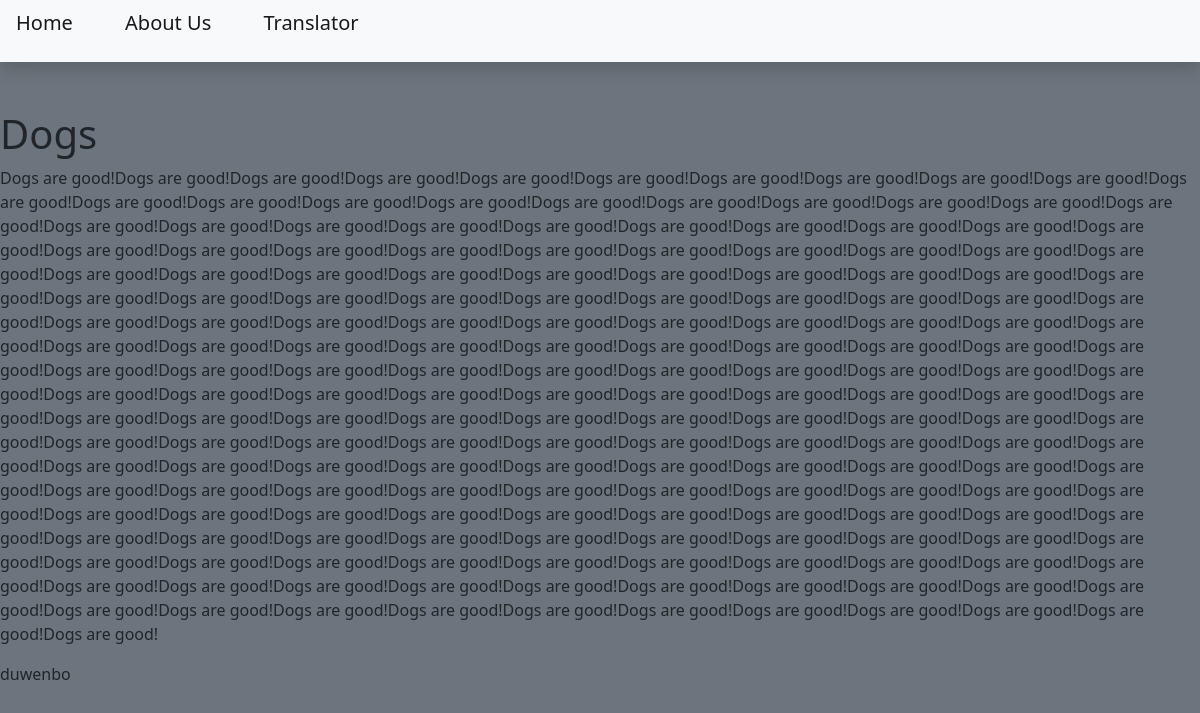
The page /dogs on the database its author committed.
### blog_web/models.py (models this page shows, shortened)
class Post(models.Model):  # models.Model is used to containe a field of data
    title = models.CharField(max_length=200)
    content = models.TextField()
    data_created = models.DateTimeField()
    slug = models.SlugField(max_length=200, unique=True)
    author = models.ForeignKey(to=User, on_delete=models.CASCADE)
    status = models.IntegerField(choices=STATUS, default=0)

### blog_web/views.py (the view)
# urls.py: path('<slug:slug>', views.Blog_view.as_view(), name="blog_view"),
class Blog_view(generic.DetailView):
    model = Post
    template_name = "blog.html"

### templates/blog.html
{% extends 'base.html' %}
{% block content %}
    <h1>{{object.title}}</h1>
    <p>{{object.content}}</p>
    <p>{{object.author}}</p>
{% endblock content %}

### rows shown on the page
Post: title "Dogs", content "Dogs are good!Dogs are good!Dogs are good!Dogs are good!Dogs are good!Dogs are good!Dogs are good!Dogs are good!Dogs are good!Dogs are good!Dogs are good!Dogs are good!Dogs are good!Dogs are good!Dogs are good!Dogs are good!Dogs are good!Dogs are good!Dogs are good!Dogs are good!Dogs are good!Dogs are good!Dogs are good!Dogs are good!Dogs are good!Dogs are good!Dogs are good!Dogs are good!Dogs are good!Dogs are good!Dogs are good!Dogs are good!Dogs are good!Dogs are good!Dogs are good!Dogs are good!Dogs are good!Dogs are good!Dogs are good!Dogs are good!Dogs are good!Dogs are good!Dogs are good!Dogs are good!Dogs are good!Dogs are good!Dogs are good!Dogs are good!Dogs are good!Dogs are…", author "duwenbo"
